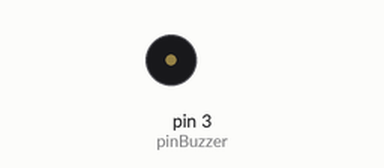
A sketch run on a simulated Arduino Uno, built with avr-gcc and run on an emulated ATmega328P. Parts: buzzer (waves = sounding).

Above: at 0.7 s.
At 5.15 s:
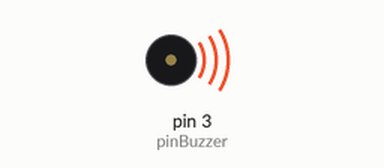
Timing chart, 0 to 5.5 s (numbered marks = the images above):
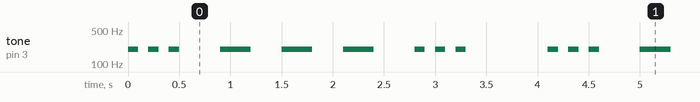

The sketch:

L3-SOS.ino
```cpp
/*
 * SOS
 */
int pinBuzzer = 3;
//the number of the buzzer pin
void setup() {
  // initialize the buzzer pin as an output:
  pinMode(pinBuzzer, OUTPUT);
}

void loop() {
 //transmit a short tone three times
  tone(pinBuzzer, 200);// the frequency of the tone in hertz.
  delay(100);
  noTone(pinBuzzer); //stop the tone playing:
  delay(100);

  tone(pinBuzzer, 200);
  delay(100);
  noTone(pinBuzzer);
  delay(100);

  tone(pinBuzzer, 200);
  delay(100);
  noTone(pinBuzzer);
  delay(400);
//transmit a long tone three times
  tone(pinBuzzer, 200);
  delay(300);
  noTone(pinBuzzer);
  delay(300);

  tone(pinBuzzer, 200);
  delay(300);
  noTone(pinBuzzer);
  delay(300);

  tone(pinBuzzer, 200);
  delay(300);
  noTone(pinBuzzer);
  delay(400);
//transmit a short tone three times
  tone(pinBuzzer, 200);
  delay(100);
  noTone(pinBuzzer);
  delay(100);

  tone(pinBuzzer, 200);
  delay(100);
  noTone(pinBuzzer);
  delay(100);

  tone(pinBuzzer, 200);
  delay(100);
  noTone(pinBuzzer);
  delay(800);
}
```

Measured:
- by itself, tone on pin 3 (pinBuzzer): repeats every 4.1 s: 2 × (silent 0.10 s, 200 Hz 0.10 s), silent 0.40 s, 2 × (200 Hz 0.30 s, silent 0.30 s), 200 Hz 0.30 s, silent 0.40 s, 2 × (200 Hz 0.10 s, silent 0.10 s), 200 Hz 0.10 s, silent 0.80 s, 200 Hz 0.10 s
